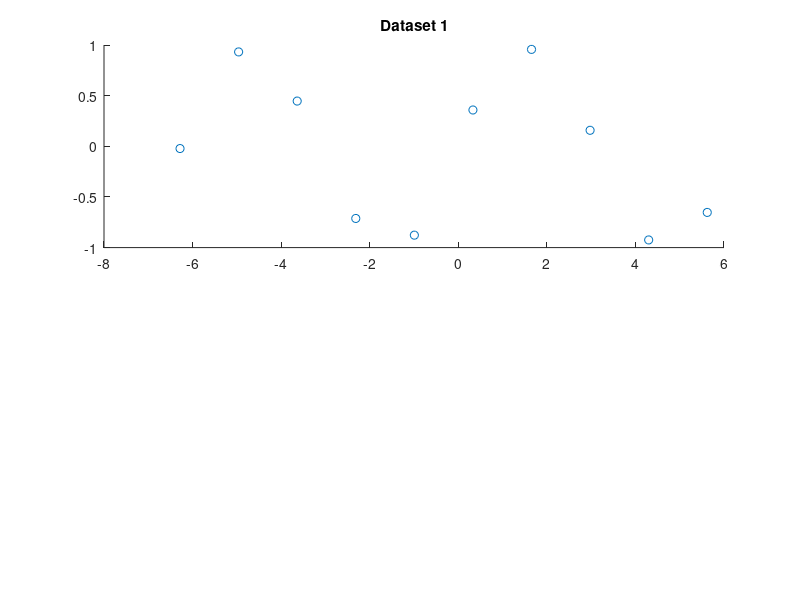

MATLAB code for this plot: (Note: this script raises an error after producing the figure.)
X1 = [-6.28318531 -4.96040945 -3.6376336   -2.31485774 -0.99208189  0.33069396   1.65346982   2.97624567  4.29902153   5.62179738];

Y1 = [-0.02212373  0.93174316  0.44657927  -0.71237743 -0.87719887  0.35844402   0.95673157   0.15797694 -0.92443154  -0.65275084];

X2 = [-5.         -4.79591837 -4.59183673 -4.3877551  -4.18367347 -3.97959184  -3.7755102  -3.57142857 -3.36734694 -3.16326531 -2.95918367 -2.75510204  -2.55102041 -2.34693878 -2.14285714 -1.93877551 -1.73469388 -1.53061224  -1.32653061 -1.12244898 -0.91836735 -0.71428571 -0.51020408 -0.30612245  -0.10204082  0.10204082  0.30612245  0.51020408  0.71428571  0.91836735   1.12244898  1.32653061  1.53061224  1.73469388  1.93877551  2.14285714   2.34693878  2.55102041  2.75510204  2.95918367  3.16326531  3.36734694   3.57142857  3.7755102   3.97959184  4.18367347  4.3877551   4.59183673   4.79591837  5.        ];

Y2 = [ 1.51657986e+01  1.18834486e+01  1.14908377e+01  9.69999012e+00   8.83752995e+00  8.53654378e+00  7.26220222e+00  6.24526603e+00   6.14466521e+00  2.20438691e+00  3.02257790e+00  2.55301601e+00   1.20314417e+00  2.81993279e+00 -7.95772374e-02  5.17986596e-01  -2.02214422e+00 -1.88483645e+00 -6.00919079e-01 -1.89204707e-01   1.69449681e-02  3.91334228e-01 -1.73970249e+00 -3.19757434e-01  -6.00188224e-01  2.31330343e-01  5.82638717e-01  4.22184971e+00   3.59292410e-01  4.59202652e+00  4.71769806e+00  5.21676309e+00   6.70631069e+00  6.62448237e+00  7.35495405e+00  9.65171985e+00   9.61038903e+00  1.22648215e+01  1.29301284e+01  1.33289427e+01   1.76286428e+01  1.76382160e+01  2.07450785e+01  2.18295969e+01   2.30767522e+01  2.64519126e+01  2.74412541e+01  2.89516763e+01   3.31531920e+01  3.70987315e+01];

subplot(2,1,1);
scatter(X1, Y1);
title('Dataset 1');
% dataset 1 seems to be periodic so a trig basis would be best
% interpolation would be best since it could go through all the points
hold on
[coeffI] = func_fit(X1, Y1, "interpolate", "trig", 0);
[coeffA] = func_fit(X1, Y1, "approximate", "trig", 2);
x = linspace(min(X1), max(X1), 1000);
% plot interpolation
y = plot_trig(coeffI, x);
a1 = plot(x, y); M1 = 'interpolation';
%plot approximation
y = plot_trig(coeffA, x);
a2 = plot(x, y); M2 = 'approximation';
legend([a1;a2], [M1;M2]);
hold off;

subplot(2,1,2)
scatter(X2, Y2);
title('Dataset 2');
% dataset 2 seems to be roughly quadratic so a poly basis would be best
% approximation would fit better here since it could match the quadratic curve
hold on
[coeffI] = func_fit(X2, Y2, "interpolate", "poly", 0);
[coeffA] = func_fit(X2, Y2, "approximate", "poly", 2);
x = linspace(min(X2), max(X2), 1000);
% plot interpolation
y = plot_poly(coeffI, x);
a1 = plot(x, y); M1 = 'interpolation';
% plot approximation
y = plot_poly(coeffA, x);
a2 = plot(x, y); M2 = 'approximation';
ylim([-5,35]);
legend([a1;a2], [M1;M2]);
hold off

%set different colors
colororder(["#fc0303";"#03fc07";"#0b03fc"])

function y = plot_trig(coeff, x)
    y = [];
    degrees = size(coeff, 1);
    if rem(degrees, 2) == 1
            % if odd number of points K=(n-1)/2
            K = (degrees-1)/2
        else
            K = floor((degrees-1)/2)
        end
    for t = 1:size(x,2)
        pt = coeff(1);
        % calculate pt
        for k = 1:K
            pt = pt + coeff(k+1)*cos(k*x(t));
            pt = pt + coeff(k+K+1)*sin(k*x(t));
        end
        if rem(degrees, 2) == 0
            % if it was evaluate additional basis
            pt = pt + coeff(end)*sin(K+1*x(t));
        end
        % add to y
        y = [y pt];
    end
end

function y = plot_poly(coeff, x)
    y = polyval(coeff, x);
end
